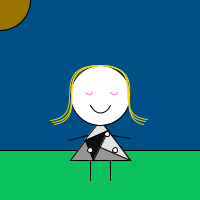
Frame 1 (no input)
Frame 60 (the mouse pressed at the canvas centre just before this capture): identical to frame 1, image omitted
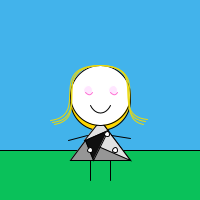
Frame 120 (the mouse held since frame 60 and released just before this capture)

The Processing sketch that drew these frames (run headless with seeded random() and noise(); from frame 60 on, the mouse is pressed at the canvas centre):

// Processing sketch: processing_25717
// ── processing_25717.pde

//ex1_7
void setup () {
size(200,200);
}

void draw (){
  
 background (255);
ellipseMode(CENTER);
rectMode(CENTER);


//background


//sky
fill(3+mouseX-37,169+mouseX-90,255+mouseX-120);
rect(0,0,400,300);
//sunandmoon
fill(255+mouseX-100,235+mouseX-120,0-mouseX);
ellipse(mouseX,mouseY,60,60);


//ground
fill(10,193,90);
rect(0,200,400,100);



//body
fill(150);
triangle(70,160, 100, 120, 130, 160);
fill(225);
triangle(84,140, 100, 120, 130, 160);
fill(15);
triangle(85,140, 108, 130, 93, 160);


fill(255);
stroke(0);
ellipse(90,150,5,5);
ellipse(107,134,5,5);
ellipse(115,150,5,5);



//head
fill(255);
ellipse(100,95,60,60);

//HAIR
noFill();
{stroke(234, 216, 12);
bezier(100, 65, 45, 65, 90, 115, 50, 120);
stroke(234, 216, 12);
bezier(100, 65, 47, 67, 92, 117, 52, 122);
stroke(234, 216, 12);
bezier(100, 65, 47, 67, 92, 117, 54, 124);
//right side
stroke(234, 216, 12);
bezier(100, 65, 150, 65, 107, 115, 147, 119);
stroke(234, 216, 12);
bezier(100, 65, 152, 67, 108, 117, 145, 121);
stroke(234, 216, 12);
bezier(100, 65, 154, 67, 110, 117, 143, 124);
}


//eyes
fill(10+mouseX+255,250-mouseX+80,219-mouseX+200);
stroke(255);
ellipse(88,90,9,9);
ellipse(113,90,9,9);

//left blink
noFill();
stroke(255, 110, 210);
bezier(85, 92,  88, 95,  90, 95,  92, 92);
//right blink
noFill();
stroke(255, 110, 210);
bezier(110, 92,  113, 95,  115, 95,  117, 92);

//smile
noFill();
stroke(0, 0, 0);
bezier(90, 105,  95, 115,  105, 115,  110, 105);

//legs
stroke(0);
line(90,160,90,180);
line(110,160,110,180);

//arms
stroke(0);
line(87,135,68,140);
line(111,135,130,138);

}


//jumping girl
void mousePressed(){
  frameRate(3);
//background
fill(3+mouseX-37,169+mouseX-90,255+mouseX-120);
rect(0,0,400,300);
//ground
fill(10,193,90);
rect(0,200,400,100);


//sunandmoon
  //jumpbody

fill(150);
triangle(70,130, 100, 90, 130, 130);
fill(225);
triangle(84,110, 100, 90, 130, 130);
fill(15);
triangle(85,110, 108, 98, 93, 130);

fill(255);
stroke(0);
ellipse(90,120,5,5);
ellipse(107,104,5,5);
ellipse(115,120,5,5);

  
  //jumphead
fill(255);
ellipse(100,65,60,60);

//jumpsmile
noFill();
stroke(0, 0, 0);
bezier(90, 75,  95, 85,  105, 85,  110, 75);

//jumpeyes
fill(255, 110, 210);
stroke(255);
ellipse(88,60,9,9);
ellipse(113,60,9,9);

//jumphair
noFill();
stroke(234, 216, 12);
bezier(100, 35, 45, 35, 90, 85, 50, 90);
stroke(234, 216, 12);
bezier(100, 35, 47, 37, 92, 87, 52, 92);
stroke(234, 216, 12);
bezier(100, 35, 47, 37, 92, 87, 54, 94);
//right side
stroke(234, 216, 12);
bezier(100, 35, 150, 35, 107, 95, 147, 99);
stroke(234, 216, 12);
bezier(100, 35, 152, 37, 108, 97, 145, 91);
stroke(234, 216, 12);
bezier(100, 35, 154, 37, 110, 97, 143, 94);


//jumplegs
stroke(0);
line(90,130,80,150);
line(110,130,120,150);

//jumparms
stroke(0);
line(87,105,72,98);
line(110,105,125,98);

//jumpsun
fill(254,255,49);
ellipse(180,10,70,70);
}
